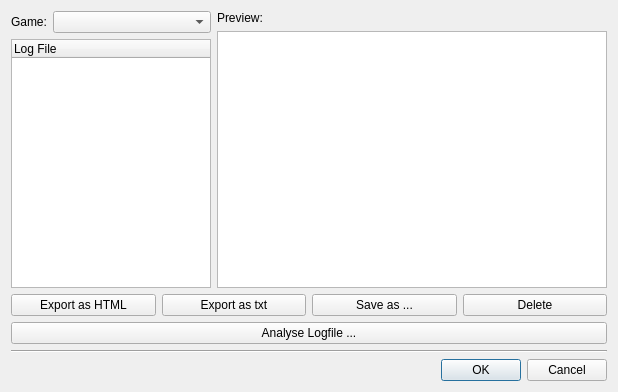
<?xml version="1.0" encoding="UTF-8"?>
<ui version="4.0">
 <class>LogFileDialog</class>
 <widget class="QDialog" name="LogFileDialog">
  <property name="geometry">
   <rect>
    <x>0</x>
    <y>0</y>
    <width>618</width>
    <height>392</height>
   </rect>
  </property>
  <property name="windowTitle">
   <string>Dialog</string>
  </property>
  <layout class="QGridLayout" name="gridLayout">
   <item row="1" column="0" colspan="2">
    <layout class="QHBoxLayout" name="horizontalLayout_9">
     <item>
      <widget class="QPushButton" name="pushButton_exportLogHtml">
       <property name="text">
        <string>Export as HTML</string>
       </property>
       <property name="icon">
        <iconset resource="resources/pokerth.qrc">
         <normaloff>:/gfx/text-html.png</normaloff>:/gfx/text-html.png</iconset>
       </property>
      </widget>
     </item>
     <item>
      <widget class="QPushButton" name="pushButton_exportLogTxt">
       <property name="text">
        <string>Export as txt</string>
       </property>
       <property name="icon">
        <iconset resource="resources/pokerth.qrc">
         <normaloff>:/gfx/text-plain.png</normaloff>:/gfx/text-plain.png</iconset>
       </property>
      </widget>
     </item>
     <item>
      <widget class="QPushButton" name="pushButton_saveLogAs">
       <property name="text">
        <string>Save as ...</string>
       </property>
       <property name="icon">
        <iconset resource="resources/pokerth.qrc">
         <normaloff>:/gfx/filesave.png</normaloff>:/gfx/filesave.png</iconset>
       </property>
      </widget>
     </item>
     <item>
      <widget class="QPushButton" name="pushButton_deleteLog">
       <property name="text">
        <string>Delete</string>
       </property>
       <property name="icon">
        <iconset resource="resources/pokerth.qrc">
         <normaloff>:/gfx/editdelete.png</normaloff>:/gfx/editdelete.png</iconset>
       </property>
      </widget>
     </item>
    </layout>
   </item>
   <item row="0" column="1">
    <layout class="QVBoxLayout" name="verticalLayout_4">
     <item>
      <widget class="QLabel" name="label_37">
       <property name="text">
        <string>Preview:</string>
       </property>
      </widget>
     </item>
     <item>
      <widget class="QTextBrowser" name="textBrowser_logPreview">
       <property name="sizePolicy">
        <sizepolicy hsizetype="MinimumExpanding" vsizetype="MinimumExpanding">
         <horstretch>0</horstretch>
         <verstretch>0</verstretch>
        </sizepolicy>
       </property>
      </widget>
     </item>
    </layout>
   </item>
   <item row="4" column="0" colspan="2">
    <widget class="QDialogButtonBox" name="buttonBox">
     <property name="orientation">
      <enum>Qt::Horizontal</enum>
     </property>
     <property name="standardButtons">
      <set>QDialogButtonBox::Cancel|QDialogButtonBox::Ok</set>
     </property>
    </widget>
   </item>
   <item row="0" column="0">
    <layout class="QVBoxLayout" name="verticalLayout">
     <item>
      <layout class="QHBoxLayout" name="horizontalLayout">
       <item>
        <widget class="QLabel" name="label">
         <property name="sizePolicy">
          <sizepolicy hsizetype="Fixed" vsizetype="Preferred">
           <horstretch>0</horstretch>
           <verstretch>0</verstretch>
          </sizepolicy>
         </property>
         <property name="text">
          <string>Game:</string>
         </property>
        </widget>
       </item>
       <item>
        <widget class="QComboBox" name="comboBox">
         <property name="sizePolicy">
          <sizepolicy hsizetype="Preferred" vsizetype="Fixed">
           <horstretch>0</horstretch>
           <verstretch>0</verstretch>
          </sizepolicy>
         </property>
        </widget>
       </item>
      </layout>
     </item>
     <item>
      <widget class="QTreeWidget" name="treeWidget_logFiles">
       <property name="sizePolicy">
        <sizepolicy hsizetype="Minimum" vsizetype="MinimumExpanding">
         <horstretch>0</horstretch>
         <verstretch>0</verstretch>
        </sizepolicy>
       </property>
       <property name="maximumSize">
        <size>
         <width>200</width>
         <height>16777215</height>
        </size>
       </property>
       <property name="alternatingRowColors">
        <bool>true</bool>
       </property>
       <property name="selectionMode">
        <enum>QAbstractItemView::ExtendedSelection</enum>
       </property>
       <property name="indentation">
        <number>5</number>
       </property>
       <property name="rootIsDecorated">
        <bool>false</bool>
       </property>
       <property name="allColumnsShowFocus">
        <bool>true</bool>
       </property>
       <column>
        <property name="text">
         <string>Log File</string>
        </property>
       </column>
      </widget>
     </item>
    </layout>
   </item>
   <item row="3" column="0" colspan="2">
    <widget class="Line" name="line">
     <property name="orientation">
      <enum>Qt::Horizontal</enum>
     </property>
    </widget>
   </item>
   <item row="2" column="0" colspan="2">
    <widget class="QPushButton" name="pushButton_analyseLogfile">
     <property name="text">
      <string>Analyse Logfile ...</string>
     </property>
     <property name="icon">
      <iconset resource="resources/pokerth.qrc">
       <normaloff>:/gfx/view-statistics.png</normaloff>:/gfx/view-statistics.png</iconset>
     </property>
    </widget>
   </item>
  </layout>
 </widget>
 <resources>
  <include location="resources/pokerth.qrc"/>
 </resources>
 <connections>
  <connection>
   <sender>buttonBox</sender>
   <signal>accepted()</signal>
   <receiver>LogFileDialog</receiver>
   <slot>accept()</slot>
   <hints>
    <hint type="sourcelabel">
     <x>248</x>
     <y>254</y>
    </hint>
    <hint type="destinationlabel">
     <x>157</x>
     <y>274</y>
    </hint>
   </hints>
  </connection>
  <connection>
   <sender>buttonBox</sender>
   <signal>rejected()</signal>
   <receiver>LogFileDialog</receiver>
   <slot>reject()</slot>
   <hints>
    <hint type="sourcelabel">
     <x>316</x>
     <y>260</y>
    </hint>
    <hint type="destinationlabel">
     <x>286</x>
     <y>274</y>
    </hint>
   </hints>
  </connection>
 </connections>
</ui>
